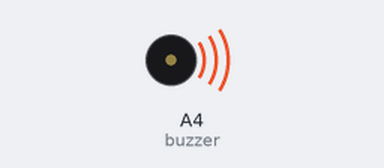
A sketch run on a simulated Arduino Uno, built with avr-gcc and run on an emulated ATmega328P. On the bench: buzzer (waves = sounding).

Above: at 0.1 s.
At 59.1 s:
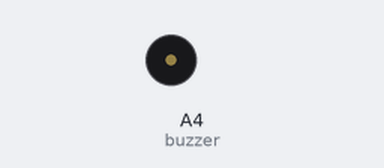
Timing chart, 0 to 60.6 s (numbered marks = the images above):
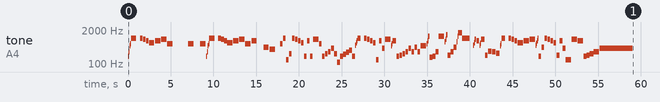

The sketch:

In_Stories_of_Fading_Light.ino
```cpp
// GENSHIN IMPACT 1.6版本 金蘋果群島常駐 BGM "光彩漸逝的故事" / Version 1.6 Golden Apple Archipelago Ambient OST "In Stories of Fading Light"

#include <avr/pgmspace.h>

#define NOTE_B0  31
#define NOTE_C1  33
#define NOTE_CS1 35
#define NOTE_D1  37
#define NOTE_DS1 39
#define NOTE_E1  41
#define NOTE_F1  44
#define NOTE_FS1 46
#define NOTE_G1  49
#define NOTE_GS1 52
#define NOTE_A1  55
#define NOTE_AS1 58
#define NOTE_B1  62
#define NOTE_C2  65
#define NOTE_CS2 69
#define NOTE_D2  73
#define NOTE_DS2 78
#define NOTE_E2  82
#define NOTE_F2  87
#define NOTE_FS2 93
#define NOTE_G2  98
#define NOTE_GS2 104
#define NOTE_A2  110
#define NOTE_AS2 117
#define NOTE_B2  123
#define NOTE_C3  131
#define NOTE_CS3 139
#define NOTE_D3  147
#define NOTE_DS3 156
#define NOTE_E3  165
#define NOTE_F3  175
#define NOTE_FS3 185
#define NOTE_G3  196
#define NOTE_GS3 208
#define NOTE_A3  220
#define NOTE_AS3 233
#define NOTE_B3  247
#define NOTE_C4  262
#define NOTE_CS4 277
#define NOTE_D4  294
#define NOTE_DS4 311
#define NOTE_E4  330
#define NOTE_F4  349
#define NOTE_FS4 370
#define NOTE_G4  392
#define NOTE_GS4 415
#define NOTE_A4  440
#define NOTE_AS4 466
#define NOTE_B4  494
#define NOTE_C5  523
#define NOTE_CS5 554
#define NOTE_D5  587
#define NOTE_DS5 622
#define NOTE_E5  659
#define NOTE_F5  698
#define NOTE_FS5 740
#define NOTE_G5  784
#define NOTE_GS5 831
#define NOTE_A5  880
#define NOTE_AS5 932
#define NOTE_B5  988
#define NOTE_C6  1047
#define NOTE_CS6 1109
#define NOTE_D6  1175
#define NOTE_DS6 1245
#define NOTE_E6  1319
#define NOTE_F6  1397
#define NOTE_FS6 1480
#define NOTE_G6  1568
#define NOTE_GS6 1661
#define NOTE_A6  1760
#define NOTE_AS6 1865
#define NOTE_B6  1976
#define NOTE_C7  2093
#define NOTE_CS7 2217
#define NOTE_D7  2349
#define NOTE_DS7 2489
#define NOTE_E7  2637
#define NOTE_F7  2794
#define NOTE_FS7 2960
#define NOTE_G7  3136
#define NOTE_GS7 3322
#define NOTE_A7  3520
#define NOTE_AS7 3729
#define NOTE_B7  3951
#define NOTE_C8  4186
#define NOTE_CS8 4435
#define NOTE_D8  4699
#define NOTE_DS8 4978
#define NOTE_E8  5274
#define NOTE_F8  5588
#define NOTE_FS8 5920
#define NOTE_G8  6272
#define NOTE_GS8 6645
#define NOTE_A8  7074
#define NOTE_AS8 7459
#define NOTE_B8  7902
#define REST 0

int tempo = 85;
int buzzer = A4;

const int melody[] PROGMEM = {
 NOTE_G3,32,NOTE_D4,32,NOTE_B4,32,NOTE_D5,32,NOTE_B5,4,REST,8,NOTE_B5,8,NOTE_A5,8,NOTE_G5,8,NOTE_E5,4,NOTE_G5,4,NOTE_A5,4,NOTE_D5,4,REST,2,REST,8,NOTE_D5,4,REST,4,
 NOTE_D5,4,NOTE_G3,32,NOTE_D4,32,NOTE_B4,32,NOTE_D5,32,NOTE_B5,4,REST,8,NOTE_B5,8,NOTE_A5,8,NOTE_G5,8,NOTE_E5,4,NOTE_G5,4,NOTE_A5,4,NOTE_D5,4,NOTE_G5,4,REST,4,
 NOTE_A4,4,NOTE_FS4,4,REST,8,REST,16,NOTE_D5,8,NOTE_B5,8,NOTE_D3,8,NOTE_B3,8,NOTE_B5,8,NOTE_A5,8,NOTE_G5,8,NOTE_E5,8,NOTE_G3,8,NOTE_G5,8,NOTE_G3,8,NOTE_A5,4,
 NOTE_D5,8,NOTE_G3,8,NOTE_B3,8,NOTE_D4,8,NOTE_G4,8,NOTE_B3,8,NOTE_AS2,8,NOTE_G3,8,NOTE_AS3,8,NOTE_CS4,8,NOTE_E4,8,NOTE_G3,8,NOTE_C5,32,NOTE_E5,32,NOTE_G5,32,NOTE_B5,7,
 REST,8,NOTE_B5,8,NOTE_A5,8,NOTE_G5,8,NOTE_E5,8,NOTE_D3,8,NOTE_G5,8,NOTE_G4,8,NOTE_A5,4,NOTE_B4,32,NOTE_D5,32,NOTE_G5,6,
 NOTE_G3,8,NOTE_A3,8,NOTE_B3,8,NOTE_D4,8,NOTE_G4,8,NOTE_D4,8,NOTE_A4,8,NOTE_D4,8,NOTE_B4,4,NOTE_D5,32,NOTE_G5,32,NOTE_D6,16,NOTE_FS3,8,NOTE_G3,8,NOTE_D4,8,
 NOTE_D6,4,NOTE_F5,32,NOTE_A5,32,NOTE_E6,16,NOTE_A3,8,NOTE_D4,8,NOTE_A4,8,NOTE_F5,32,NOTE_D6,32,NOTE_G6,6,NOTE_B5,3,REST,8,NOTE_C5,32,NOTE_E5,32,NOTE_A5,16,NOTE_G5,8,
 NOTE_C5,32,NOTE_DS5,32,NOTE_A5,6,NOTE_A3,8,NOTE_DS4,6,NOTE_D4,6,NOTE_C4,6,NOTE_B4,32,NOTE_D5,32,NOTE_B5,6,REST,8,
 NOTE_B5,8,NOTE_A5,8,NOTE_G5,8,NOTE_E5,4,NOTE_G5,4,NOTE_A5,4,NOTE_C5,32,NOTE_DS5,32,NOTE_G5,32,NOTE_B5,32,NOTE_G3,8,NOTE_A4,8,NOTE_B5,8,NOTE_A5,8,NOTE_G5,8,
 NOTE_E5,8,NOTE_A3,8,NOTE_G5,8,NOTE_G4,8,NOTE_D3,4,NOTE_A5,4,NOTE_G5,4,NOTE_G3,8,NOTE_A3,8,NOTE_B3,6,NOTE_D4,4,NOTE_G4,-1,

};

int notes = sizeof(melody) / sizeof(melody[0]) / 2;
int wholenote = (60000 * 4) / tempo;

void playMelody(const int melody[], int notes, int wholenote) {
  for (int thisNote = 0; thisNote < notes * 2; thisNote += 2) {

    int pitch = pgm_read_word(&melody[thisNote]);
    int divider = pgm_read_word(&melody[thisNote + 1]);

    int noteDuration;

    if (divider > 0) {
      // 正常音符
      noteDuration = wholenote / divider;
    } else {
      // 負音符（1.5倍）
      noteDuration = wholenote / abs(divider);
      noteDuration = noteDuration * 1.5;
    }

    tone(buzzer, pitch, noteDuration * 0.9);
    delay(noteDuration);
    noTone(buzzer);
  }
}

void setup() {
  playMelody(melody, notes, wholenote);
}

void loop() {
}
```
